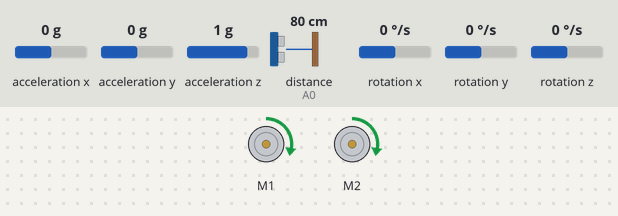
This sketch was run on a simulated Arduino Uno, built with avr-gcc and run on an emulated ATmega328P. On the bench: 2 × DC motor (green arrow = forward, orange = backward, longer = faster). Wiring (inferred from the names in the program): ultrasonic range finder: trigger A2; echo A0. The inputs (shaded band) are chosen by the test bench; at power-on: distance to the obstacle (sensor on A0) 80 cm, rotation z 0 °/s, acceleration x 0 g, acceleration y 0 g, acceleration z 1 g, rotation x 0 °/s, rotation y 0 °/s. The echo pulse lasts 58.3 µs per cm; what the sketch prints to the serial monitor is not drawn.

Above: at 3.2 s.
3.3 s: distance to the obstacle (sensor on A0) set to 14 cm
4.8 s: distance to the obstacle (sensor on A0) set to 11 cm
At 5.7 s:
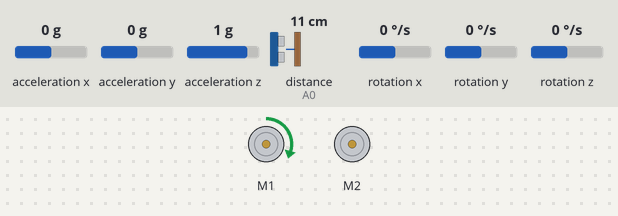
6.3 s: rotation z set to 100 °/s
At 7.1 s:
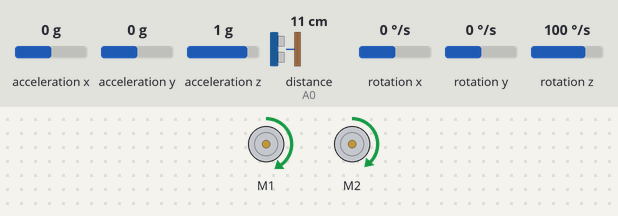
At 9.1 s:
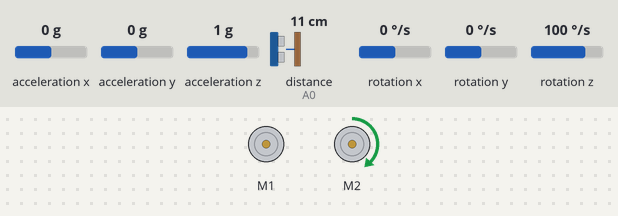
9.3 s: rotation z set to -26 °/s
12.3 s: rotation z set to -31 °/s
At 12.61 s:
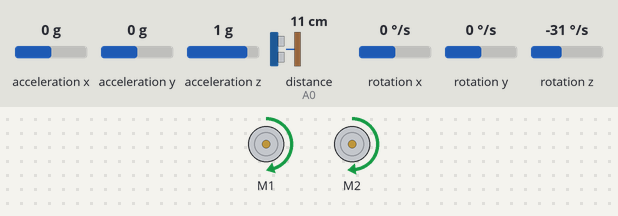
14.0 s: rotation z set to -42 °/s
17.0 s: rotation z set to -52 °/s
Timing chart, 0 to 19.7 s (numbered marks = the images above; inputs shaded):
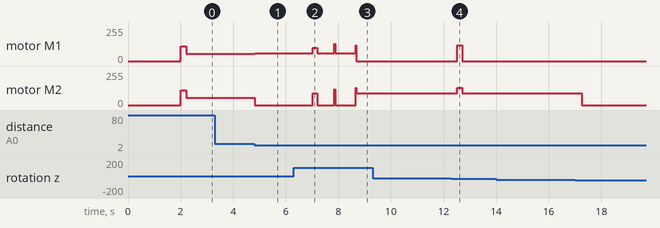

The sketch:

the_seals_final_stem_lab.ino
```cpp
#include <MPU6050_light.h>
#include <Wire.h>
#include <AFMotor.h>
unsigned long timer = 0;
int n=0;
int i=0;
int zead=0;
int speed1=43;
int speed2=53;
MPU6050 mpu(Wire);
float angle= 0;

AF_DCMotor M1(1);
AF_DCMotor M2(2);

const int trigpin=A2;
const int echopin =A0;
long duration;
int distance = 100;
void angle1()
{
  mpu.update();

}


void backward(){
  M2.run(BACKWARD);
  M1.run(BACKWARD);
}

void forward1(){
 angle1();
if (angle>1){
M1.setSpeed(speed1);
M2.setSpeed(speed2);
  }
  else if (angle<-1){
M1.setSpeed(speed2);
M2.setSpeed(speed1);
  }
else {
M1.setSpeed(speed2);
M2.setSpeed(speed2);
}
  M2.run(FORWARD);
  M1.run(FORWARD);
}


void forward2(){
 angle1();
if (angle>81){
M1.setSpeed(speed1);
M2.setSpeed(speed2);
  }
  else if (angle<79){
M1.setSpeed(speed2);
M2.setSpeed(speed1);
  }
else {
M1.setSpeed(speed2);
M2.setSpeed(speed2);
}
  M2.run(FORWARD);
  M1.run(FORWARD);
}


void forward3(){

 angle1();
if (angle<179){
M1.setSpeed(speed2);
M2.setSpeed(speed1);
  }
  else if (angle>181){
M1.setSpeed(speed1);
M2.setSpeed(speed2);
  }
else {
M1.setSpeed(speed2);
M2.setSpeed(speed2);
}
  M2.run(FORWARD);
  M1.run(FORWARD);
}


void forward4(){

 angle1();
if (angle<269){
M1.setSpeed(speed2);
M2.setSpeed(speed1);
  }
  else if (angle>271){
M1.setSpeed(speed1);
M2.setSpeed(speed2);
  }
else {
M1.setSpeed(speed2);
M2.setSpeed(speed2);
}
  M2.run(FORWARD);
  M1.run(FORWARD);
}


void turnright(){
   angle1();
  M1.setSpeed(60);
  M2.setSpeed(0);
  M1.run(FORWARD);
  M2.run(BACKWARD);
}

void forward5(){
 angle1();
if (angle>181){
M1.setSpeed(speed1);
M2.setSpeed(speed2);
  }
  else if (angle<179){
M1.setSpeed(speed2);
M2.setSpeed(speed1);
  }
else {
M1.setSpeed(speed2);
M2.setSpeed(speed2);
}
  M2.run(FORWARD);
  M1.run(FORWARD);
}


void   turnleft()
{
  angle1();
  M2.setSpeed(90);
  M1.setSpeed(0);
  M1.run(BACKWARD);
  M2.run(FORWARD);
}

void stop(){
  M1.run(RELEASE);
  M2.run(RELEASE);
}


void ultra(){
  digitalWrite(trigpin, LOW);
  delayMicroseconds(2);
  digitalWrite(trigpin, HIGH);
  delayMicroseconds(10);
  digitalWrite(trigpin, LOW);
  duration = pulseIn(echopin, HIGH);
  distance = duration*0.034/2;
}

void setup() {
  pinMode(trigpin, OUTPUT);
  pinMode(echopin, INPUT);
  Serial.begin(9600);
  Wire.begin();
  byte status = mpu.begin();
  Serial.print(F("MPU6050 status: "));
  Serial.println(status);
  while(status!=0){ } // stop everything if could not connect to MPU6050

  Serial.println(F("Calculating offsets, do not move MPU6050"));
  delay(1000);
  // mpu.upsideDownMounting = true; // uncomment this line if the MPU6050 is mounted upside-down
  mpu.calcOffsets(); // gyro and accelero
  Serial.println("Done!\n");

}
void loop() {
distance=12;

while(distance>11)
{
 if(i==0){
  speed1=100;
  speed2=110;
  forward1();
  delay(200);
  i++;
  speed1=43;
  speed2=53;
}

 if(i==1&&n==1){
  speed1=90;
  speed2=100;
  forward2();
  delay(150);
  i++;
  speed1=43;
  speed2=53;
}
if(i==2&&n==2){
  speed1=120;
  speed2=130;
  forward3();
  delay(20);
  i++;
  speed1=43;
  speed2=53;
}
if(i==3&&n==3){
  speed1=120;
  speed2=130;
  forward3();
  delay(10);
  i++;
  speed1=43;
  speed2=53;
}
 if(i==4&&n==4){
  speed1=120;
  speed2=130;
  forward3();
  delay(170);
  i++;
  speed1=43;
  speed2=53;
}

  ultra();
  delay(10);
  if (n==0){
  angle=mpu.getAngleZ();
  forward1();
  }
  if (n==1){
  angle=mpu.getAngleZ();
  forward2();
  }
  if (n==2){

  angle=mpu.getAngleZ();
  forward3();
  }
  if (n==3){
  angle=mpu.getAngleZ();
  forward4();
  }
  if (n==4){
  angle=mpu.getAngleZ();
  forward3();
  }
  if (n==5){
  angle=mpu.getAngleZ();
  forward2();
  }
  if (n==6){
  angle=mpu.getAngleZ();
  forward1();
  }
}
n++;

if(n==1){
  angle=0;
  while(angle<70){
    angle=mpu.getAngleZ();
    turnright();
  }
}

 else if (n==2){
  angle=90;
    while(angle<150){
      angle=mpu.getAngleZ();
      turnright();
    }
  }
  else if (n==3){
      angle=200;
  while(angle<230){
    angle=mpu.getAngleZ();
    turnright();
  }
  }

   else if (n==4)
  {
  angle=270;
  while(angle>210){
  angle=mpu.getAngleZ();
  turnleft();
  }
  }

  else if (n==5){
  angle=180;
  while(angle>110)
  {
  angle=mpu.getAngleZ();
  turnleft();
  }
  }

  else if (n==6){
  angle=270;
  while(angle>30){
    angle=mpu.getAngleZ();
    turnleft();
  }
  }

  else if (n==7){
    stop();
    delay(1000000);
  }
}
 
```

Measured:
- the behaviour switches between 13 and 12 cm on distance to the obstacle (sensor on A0) (found by bisection; images 0 and 1)
- the behaviour switches between -28 and -29 °/s on rotation z (found by bisection; images 3 and 4)
- after the input at 3.3 s, every drawn part: stays the same
- after the input at 4.8 s, motor M1: forward 53/255 → forward 60/255 at once; motor M2: forward 53/255 → stopped at once
- after the input at 6.3 s, motor M1: forward 60/255 → forward 100/255 after 0.72 s, → forward 60/255 0.17 s later, → stopped 1.5 s later; motor M2: stopped → forward 90/255 after 0.72 s, → stopped 0.17 s later, → forward 90/255 1.5 s later
- after the input at 9.3 s, every drawn part: stays the same
- after the input at 14.0 s, every drawn part: stays the same
